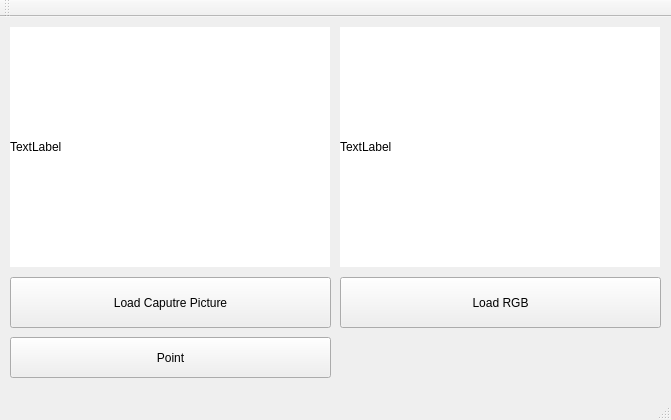
<?xml version="1.0" encoding="UTF-8"?>
<ui version="4.0">
 <class>MainWindow</class>
 <widget class="QMainWindow" name="MainWindow">
  <property name="geometry">
   <rect>
    <x>0</x>
    <y>0</y>
    <width>671</width>
    <height>420</height>
   </rect>
  </property>
  <property name="windowTitle">
   <string>MainWindow</string>
  </property>
  <widget class="QWidget" name="centralWidget">
   <widget class="QLabel" name="PicLabel">
    <property name="geometry">
     <rect>
      <x>10</x>
      <y>10</y>
      <width>320</width>
      <height>240</height>
     </rect>
    </property>
    <property name="styleSheet">
     <string notr="true">background-color: rgb(255, 255, 255);</string>
    </property>
    <property name="text">
     <string>TextLabel</string>
    </property>
   </widget>
   <widget class="QLabel" name="RGBLabel">
    <property name="geometry">
     <rect>
      <x>340</x>
      <y>10</y>
      <width>320</width>
      <height>240</height>
     </rect>
    </property>
    <property name="styleSheet">
     <string notr="true">background-color: rgb(255, 255, 255);</string>
    </property>
    <property name="text">
     <string>TextLabel</string>
    </property>
   </widget>
   <widget class="QPushButton" name="LoadPic">
    <property name="geometry">
     <rect>
      <x>10</x>
      <y>260</y>
      <width>321</width>
      <height>51</height>
     </rect>
    </property>
    <property name="text">
     <string>Load Caputre Picture</string>
    </property>
   </widget>
   <widget class="QPushButton" name="LoadRGB">
    <property name="geometry">
     <rect>
      <x>340</x>
      <y>260</y>
      <width>321</width>
      <height>51</height>
     </rect>
    </property>
    <property name="text">
     <string>Load RGB</string>
    </property>
   </widget>
   <widget class="QPushButton" name="PointButtom">
    <property name="geometry">
     <rect>
      <x>10</x>
      <y>320</y>
      <width>321</width>
      <height>41</height>
     </rect>
    </property>
    <property name="text">
     <string>Point</string>
    </property>
   </widget>
  </widget>
  <widget class="QMenuBar" name="menuBar">
   <property name="geometry">
    <rect>
     <x>0</x>
     <y>0</y>
     <width>671</width>
     <height>21</height>
    </rect>
   </property>
  </widget>
  <widget class="QToolBar" name="mainToolBar">
   <attribute name="toolBarArea">
    <enum>TopToolBarArea</enum>
   </attribute>
   <attribute name="toolBarBreak">
    <bool>false</bool>
   </attribute>
  </widget>
  <widget class="QStatusBar" name="statusBar"/>
 </widget>
 <layoutdefault spacing="6" margin="11"/>
 <resources/>
 <connections/>
</ui>
